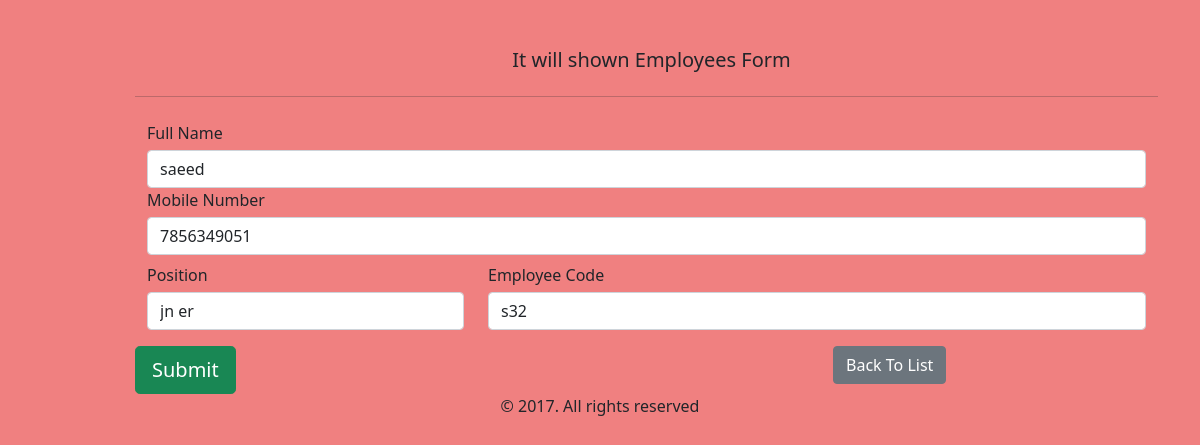
Screenshot of /employee/11 with the database file from the repository.
### employee_register/models.py (models this page shows)
class Emplpoyee(models.Model):
    fullname=models.CharField(max_length=100)
    emp_code=models.CharField(max_length=3)
    mobile=models.CharField(max_length=15)
    position=models.ForeignKey(Position,on_delete=models.CASCADE)

### employee_register/views.py (the view, shortened to what this page needs)
# urls.py: path('',views.employee_form,name='employee_insert'),
def employee_form(request,id=0):
    if request.method=="GET":
        if id==0:
            form=EmployeeForm()
        else:
            employee=Emplpoyee.objects.get(pk=id)
            form=EmployeeForm(instance=employee)
        return render(request,'employee_register/employee_form.html',{'form':form})

### employee_register/forms.py
class EmployeeForm(forms.ModelForm):
    class Meta:
        model=Emplpoyee
        fields=['fullname','emp_code','mobile','position']
        labels={'fullname':'Full Name','emp_code':'Employee Code',
        'mobile':'Mobile Number','position':'Position'}
        widgets = {
            "fullname":TextInput(attrs={"placeholder": "Please Enter Your Full Name Here---"}),
            "emp_code":TextInput(attrs={'placeholder':'Enter Your Employee Code Here---'}),
            "mobile":NumberInput(attrs={'placeholder':'Enter Your correct Cell Number---'})}
    def __init__(self, *args, **kwargs):
        super(EmployeeForm, self).__init__(*args, **kwargs)
        self.fields['position'].empty_label = "--Select--"

### employee_register/models.py (called while the page is built)
    def __str__(self):
        return self.title

### employee_register/templates/employee_register/employee_form.html (shortened to what this page needs)
{% extends 'employee_register/base.html' %}
{% load crispy_forms_tags %}
{% block content %}
        <div class="container">
            <div class="row">
                <form action="" method="post"  autocomplete="off" novalidate>
                {{form.fullname|as_crispy_field}}
                {{form.mobile|as_crispy_field}}
            </div>
        </div>
        <div class="container">
            <div class="row mt-2">
                <div class="col-sm-4">
                    {{form.position|as_crispy_field}}
                </div>
                <div class="col-sm-8">
                    {{form.emp_code|as_crispy_field}}
                </div>
            </div>
        </div>
        </div>
        <div class="row">
            <div class="col-md-8">
                <button type="submit" class="btn btn-success mt-3 btn btn-block btn-lg">
                    Submit
                </button>
            </div>
            <div class="col-md-4">
                <a class="btn btn-secondary mt-3" href="{% url 'employee_list' %}">Back To List</a>
            </div>
        </div>
{% endblock content %}

### employee_register/static/employee_register/css/style.css (style rules this page uses)
body { background-color:lightcoral; }
.requiredField { margin-bottom: 5px; }

### rows the page displays
Emplpoyee: fullname "saeed", mobile "7856349051", position "jn er", emp_code "s32"
